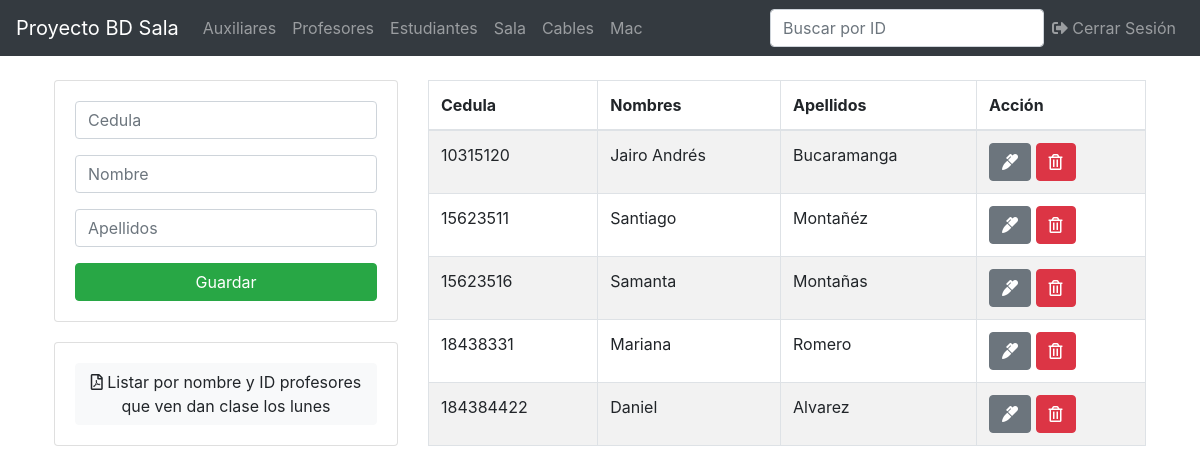
Page /profesor.php (signed in) on the committed database.
### tables this page shows
CREATE TABLE `profesor` (
  `cedula` varchar(30) NOT NULL
);

CREATE TABLE `persona` (
  `cedula` varchar(30) NOT NULL,
  `nombres` varchar(100) NOT NULL,
  `apellidos` varchar(100) NOT NULL
);

### profesor.php (the view, shortened to what this page needs)
<?php
include('ProyectoBasesDeDatos/db.php');
include('ProyectoBasesDeDatos/includes/header.php');
?>
<main class="container p-4">
  <div class="row">
    <div class="col-md-4">
      <div class="card card-body">
        <form action="/ProyectoBasesDeDatos/save.php" method="POST">
          <div class="form-group">
            <input type="text" name="cedula" class="form-control" placeholder="Cedula"  pattern="[0-9]+"autofocus required title="La cedula solo puede contener numeros">
          </div>
          <div class="form-group">
            <input type="text" name="nombre" class="form-control" placeholder="Nombre"  pattern="[a-zA-ZñÑáéíóúÁÉÍÓÚ\s]+"autofocus required title="El nombre solo puede contener letras">
          </div>
          <div class="form-group">
            <input type="text" name="apellidos" class="form-control" placeholder="Apellidos"  pattern="[a-zA-ZñÑáéíóúÁÉÍÓÚ\s]+"autofocus required title="El apellidos solo puede contener letras">
          </div>
          <input type="submit" name="save_profesor" class="btn btn-success btn-block" value="Guardar">
        </form>
      </div>
      <div class="card card-body" style="margin-top: 20px">
          <a href="/ProyectoBasesDeDatos/pdf/reporte_profesores.php?" class="btn btn-light">
            <i class="far fa-file-pdf"></i>
            Listar por nombre y ID profesores que ven dan clase los lunes
          </a>
        </div>
      </div>
    <div class="col-md-8">
      <table class="table table-bordered table-striped" id="myTable">
        <thead>
          <tr>
            <th>Cedula</th>
            <th>Nombres</th>
            <th>Apellidos</th>
            <th>Acción</th>
          </tr>
        </thead>
        <tbody>
          <?php
          $query = "SELECT * FROM profesor pro, persona per WHERE pro.cedula=per.cedula";
          $result_profesores = mysqli_query($conn, $query);
          while($row = mysqli_fetch_assoc($result_profesores)) { ?>
          <tr>
            <td><?php echo $row['cedula']; ?></td>
            <td><?php echo $row['nombres']; ?></td>
            <td><?php echo $row['apellidos']; ?></td>
            <td>
              <a href="/ProyectoBasesDeDatos/edit.php?cedula=<?php echo $row['cedula']?>& entidad=<?php echo 'profesor'?>" class="btn btn-secondary">
                <i class="fas fa-marker"></i>
              </a>
              <a href="/ProyectoBasesDeDatos/delete.php?cedula=<?php echo $row['cedula'] ?>& entidad=<?php echo 'profesor'?>" class="btn btn-danger">
                <i class="far fa-trash-alt"></i>
              </a>
            </td>
          </tr>
          <?php } ?>
        </tbody>
      </table>
    </div>
  </div>
</main>
<?php include('includes/footer.php'); ?>

### rows in the picture
profesor: cedula.cedula "10315120", cedula.nombres "Jairo Andrés", cedula.apellidos "Bucaramanga"
profesor: cedula.cedula "15623511", cedula.nombres "Santiago", cedula.apellidos "Montañéz"
profesor: cedula.cedula "15623516", cedula.nombres "Samanta", cedula.apellidos "Montañas"
profesor: cedula.cedula "18438331", cedula.nombres "Mariana", cedula.apellidos "Romero"
profesor: cedula.cedula "184384422", cedula.nombres "Daniel", cedula.apellidos "Alvarez"
